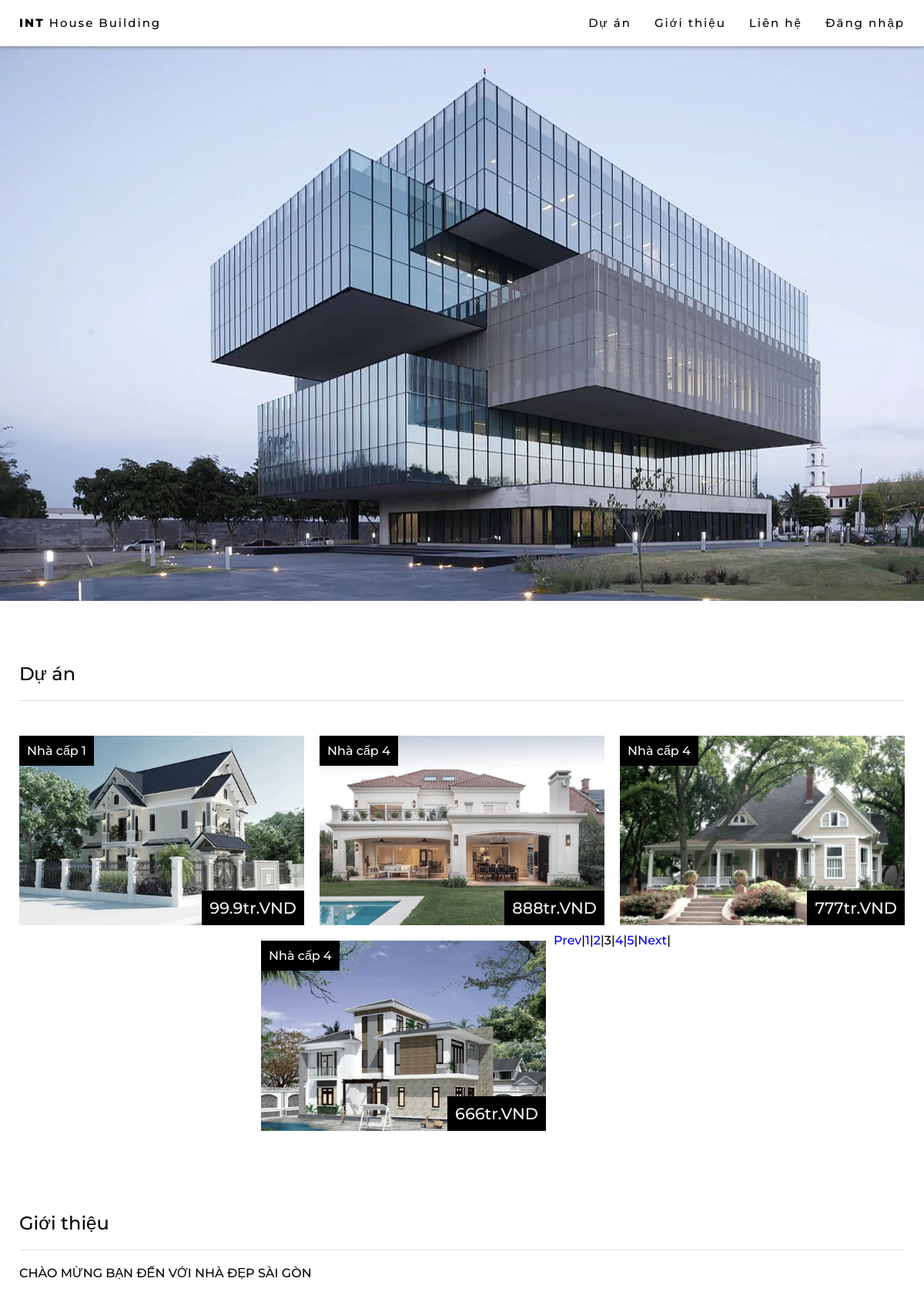
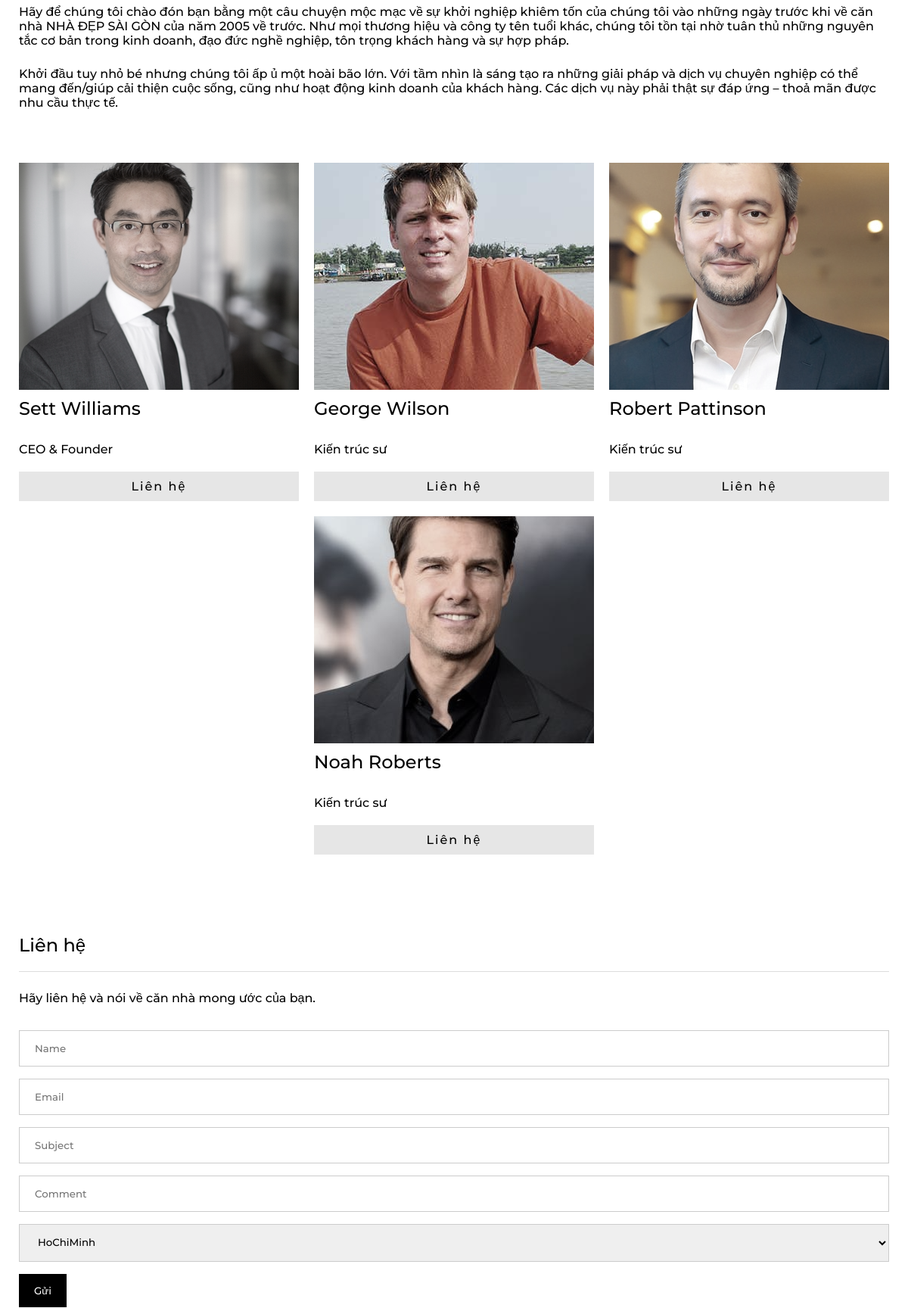
The page /index.php?page=3 (upper part) on the database its author committed (2 pictures, top to bottom).
### tables this page shows
CREATE TABLE `post` (
  `id` int(5) NOT NULL,
  `cost` int(15) NOT NULL,
  `category` varchar(100) NOT NULL,
  `poster` int(11) NOT NULL,
  `content` varchar(500) NOT NULL,
  `img` varchar(100) NOT NULL DEFAULT 'house.png',
  `title` varchar(100) NOT NULL,
  `address` varchar(8000) NOT NULL
);

CREATE TABLE `employee` (
  `id` int(11) NOT NULL,
  `name` varchar(100) NOT NULL,
  `position` varchar(100) NOT NULL,
  `email` varchar(100) NOT NULL,
  `img` varchar(800) NOT NULL DEFAULT 'unnamed.png'
);

### index.php (the view, shortened to what this page needs)
    <?php
    include('session.php');
    ?>
<!DOCTYPE html>
<html lang="en">
<head>
    <link rel="stylesheet" href="style.css">
    <link rel="stylesheet" href="https://cdnjs.cloudflare.com/ajax/libs/font-awesome/4.7.0/css/font-awesome.min.css">
</head>
<body>
    <div id="navbar">
        <a href="index.php" class="home button">
            <b>INT</b> House Building
        </a>
        <?php
        if (!isset($_SESSION['login_user'])) {
            echo "<a href='#' id='myBtnMobile' class='button' onclick='openModal()'> Đăng nhập</a>";
        } else {
            echo "<a href='#' id='myBtnInfo' class='button' onclick='openModalInfo()'> Hello:" . $login_session . "</a>";
        }
        ?>
        <a href="#contact" class="button">
            Liên hệ
        </a>
        <a href="#about" class="button">
            Giới thiệu
        </a>
        <a href="#projects" class="button">
            Dự án
        </a>
    </div>
    <div class="main_content">
        <div class="top_content">
            <img src="./img/architect.jpg" alt="architect" class="main_picture">
        </div>
        <div id="projects">
            <div class="sub_title">
                <h2>Dự án</h2>
            </div>
            <div class="projects_content">
                <?php
                $result = mysqli_query($db, 'select count(id) as total from post');
                $row = mysqli_fetch_assoc($result);
                $total_records = $row['total'];
                $current_page = isset($_GET['page']) ? $_GET['page'] : 1;
                $limit = 4;
                $total_page = ceil($total_records / $limit);
                $start = ($current_page - 1) * $limit;
                $sql = "SELECT * FROM post ORDER BY id LIMIT " . $limit . " OFFSET " . $start;
                $result = mysqli_query($db, $sql);
                if ($result->num_rows > 0) {
                    while ($row = $result->fetch_assoc()) {
                        echo "<div class='sub_content' onclick='viewDetail(" . $row['id'] . ")'>
                                <img src='./img/" . $row['img'] . "' alt='house1' class='sub_picture'>
                                <div class='sub_text'>
                                    <span>" . $row['category'] . "</span>
                                </div>
                                <div class='prices'>
                                    <span>" . (string)($row['cost'] / 1000000) . "tr.VND</span>
                                </div>
                            </div>";
                    }
                }
                ?>
                <?php
                if ($current_page > 1 && $total_page > 1) {
                    echo '<a href="index.php?page='.($current_page-1).'">Prev</a> | ';
                }
                for ($i = 1; $i <= $total_page; $i++) {
                    if ($i == $current_page) {
                        echo '<span>' . $i . '</span> | ';
                    } else {
                        echo '<a href="index.php?page='.$i.'">'.$i.'</a> | ';
                    }
                }
                if ($current_page < $total_page && $total_page > 1) {
                    echo '<a href="index.php?page='.($current_page+1).'">Next</a> | ';
                }
                ?>
            </div>
            <div id="about">
                <div class="sub_title">
                    <h2>Giới thiệu</h2>
                    <h4>CHÀO MỪNG BẠN ĐẾN VỚI NHÀ ĐẸP SÀI GÒN</h4>
                    <p>Hãy để chúng tôi chào đón bạn bằng một câu chuyện mộc mạc về sự khởi nghiệp khiêm tốn của
                        chúng
                        tôi vào những ngày trước khi về căn nhà NHÀ ĐẸP SÀI GÒN của năm 2005 về trước. Như mọi
                        thương
                        hiệu và công ty tên tuổi khác, chúng tôi tồn
                        tại nhờ tuân thủ những nguyên tắc cơ bản trong kinh doanh, đạo đức nghề nghiệp, tôn
                        trọng khách
                        hàng và sự hợp pháp.</p>
                    <p>Khởi đầu tuy nhỏ bé nhưng chúng tôi ấp ủ một hoài bão lớn. Với tầm nhìn là sáng tạo ra
                        những giải
                        pháp và dịch vụ chuyên nghiệp có thể mang đến/giúp cải thiện cuộc sống, cũng như hoạt
                        động kinh
                        doanh của khách hàng. Các dịch vụ này phải
                        thật sự đáp ứng – thoả mãn được nhu cầu thực tế.</p>
                </div>
                <div class="projects_content">
                    <?php
                    $sql = "SELECT * FROM employee ORDER BY id  LIMIT 4 OFFSET 0";
                    $result = mysqli_query($db, $sql);
                    if ($result->num_rows > 0) {
                        while ($row = $result->fetch_assoc()) {
                            echo "<div class='sub_content'>
                            <img src='./img/" . $row['img'] . "' alt='team1' class='sub_picture about' style='height:300px; object-fit: none;        object-position: center;' >
                            <h3>" . $row['name'] . "</h3>
                            <h4>" . $row['position'] . "</h4>
                            <a href='mailto:" . $row['email'] . "' class='button about'>Liên hệ</a>
                            </div>";
                        }
                    }
                    ?>
                </div>
            </div>
            <div id="contact">
                <div class="sub_title">
                    <h2>Liên hệ</h2>
                    <p>Hãy liên hệ và nói về căn nhà mong ước của bạn.</p>
                    <form action="/index.html" method="POST">
                        <input type="text" id="name" name="name" placeholder="Name">
                        <input type="text" id="email" name="email" placeholder="Email">
                        <input type="text" id="subject" name="subject" placeholder="Subject">
                        <input type="text" id="comment" name="comment" placeholder="Comment">
                        <select>
                            <option value="HoChiMinh">HoChiMinh</option>
                        </select>
                        <input type="submit" value="Gửi">
                    </form>
                </div>
            </div>
        </div>
    </div>
</body>
</html>

### style.css (style rules this page uses)
* { font-family: "Montserrat", sans-serif; text-decoration: none; font-weight: 500; margin: unset; }
html { scroll-behavior: smooth; }
b { font-weight: 800; }
p { margin: 25px 0px; text-align: left; }
#navbar { overflow: hidden; position: fixed; top: 0; z-index: 6; background-color: white; height: 60px; width: 100%; font-size: 15px; padding: 5px 10px; box-shadow: 0 1px 5px 0 gray; box-sizing: border-box; }
.button { margin: 5px 5px; float: right; color: black; padding: 10px 10px; letter-spacing: 2px; }
.home { float: left; }
.main_content { margin-top: 60px; display: flex; flex-direction: column; align-items: center; width: 100%; }
.top_content { width: 100%; height: auto; position: relative; max-width: 1500px; }
.main_picture { width: 100%; height: auto; margin: 0px 0px; }
.sub_title { padding: 20px 25px; }
#projects, #about, #contact, #users, #products { max-width: 1550px; width: 100%; }
.projects_content { display: flex; flex-flow: row wrap; justify-content: center; position: relative; padding: 15px; }
.sub_content { position: relative; padding: 10px; width: 25%; box-sizing: border-box; display: flex; flex-direction: column; cursor: pointer; }
@media only screen and (max-width: 1300px) { .sub_content { width: 33.333333%; } }
.sub_picture { width: 100%; height: auto; filter: grayscale(50%); }
.sub_text { position: absolute; background-color: black; color: white; padding: 10px; top: 10px; left: 10px; }
.prices { position: absolute; background-color: black; color: whitesmoke; padding: 10px; bottom: 10px; right: 10px; font-weight: 800; font-size: 130%; }
h2 { padding: 20px 0px; border-bottom: 1px solid rgb(221, 221, 221); margin-top: 40px; }
h3 { font-size: 1.5em; margin: 10px 0px; }
h4 { margin: 20px 0px; }
.button.about { background-color: rgb(230, 230, 230); width: calc(100% - 20px); float: initial; margin: auto; text-align: center; }
input[type="text"],input[type="date"], input[type="password"],input[type="tel"],input[type="file"], input[type="number"], select { width: 100%; padding: 15px 20px; margin: 8px 0; display: inline-block; border: 1px solid #ccc; box-sizing: border-box; }
input[type="submit"] { width: auto; background-color: black; color: white; padding: 14px 20px; margin: 8px 0; border: none; cursor: pointer; }

### rows shown on the page
post: img (picture), category "Nhà cấp 1", $row['cost']/1000000 "99.9"
post: img (picture), category "Nhà cấp 4", $row['cost']/1000000 "888"
post: img (picture), category "Nhà cấp 4", $row['cost']/1000000 "777"
post: img (picture), category "Nhà cấp 4", $row['cost']/1000000 "666"
employee: img (picture), name "Sett Williams", position "CEO & Founder"
employee: img (picture), name "George Wilson", position "Kiến trúc sư"
employee: img (picture), name "Robert Pattinson", position "Kiến trúc sư"
employee: img (picture), name "Noah Roberts", position "Kiến trúc sư"
